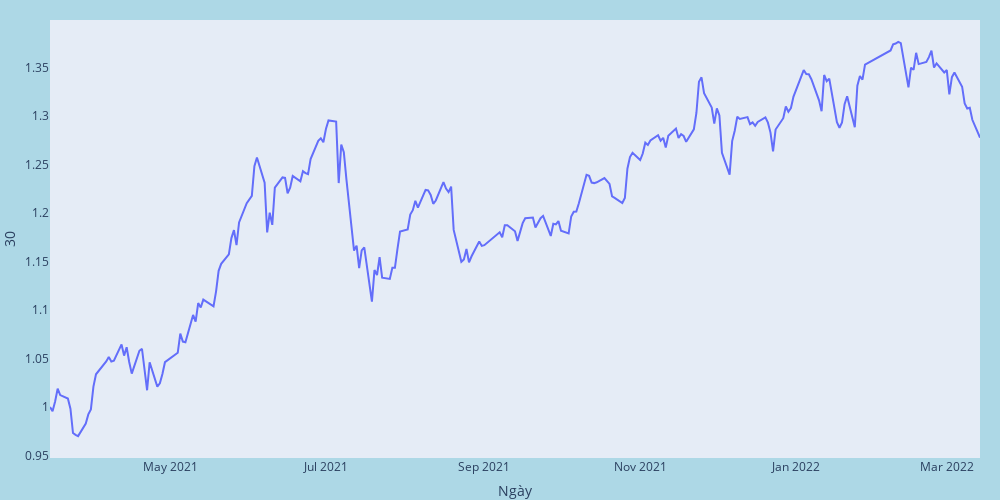

Here is the notebook cell this chart was saved with:
### Code cell
import plotly.express as px

fig = px.line(final_df['30'].cumsum().apply(np.exp), y="30", width=1000, height=500,);

fig.update_layout(
    margin=dict(l=20, r=20, t=20, b=0),
    paper_bgcolor="lightblue", 
    xaxis=dict(showgrid=False),
    yaxis=dict(showgrid=False),
)

fig.show()

### Figure 1 — Plotly figure (JSON) as saved in the notebook; plotly's stock layout.template omitted (floating-point values rounded to 4 significant figures; data arrays with more than 128 entries replaced by an {"elided": "..."} marker saying what was removed)
{"data": [{"hovertemplate": "Ngày=%{x}<br>30=%{y}<extra></extra>", "legendgroup": "", "line": {"color": "#636efa", "dash": "solid"}, "marker": {"symbol": "circle"}, "mode": "lines", "name": "", "orientation": "v", "showlegend": false, "type": "scatter", "x": {"elided": "250 str values"}, "xaxis": "x", "y": {"elided": "250 float values"}, "yaxis": "y"}], "layout": {"height": 500, "legend": {"tracegroupgap": 0}, "margin": {"b": 0, "l": 20, "r": 20, "t": 20}, "paper_bgcolor": "lightblue", "width": 1000, "xaxis": {"anchor": "y", "domain": [0, 1], "showgrid": false, "title": {"text": "Ngày"}}, "yaxis": {"anchor": "x", "domain": [0, 1], "showgrid": false, "title": {"text": "30"}}}}
